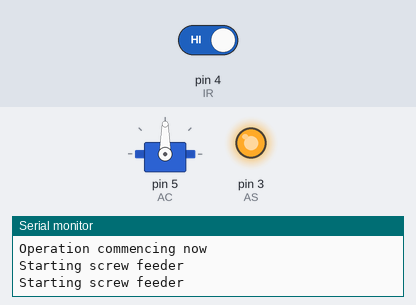
Recording of a sketch running on a simulated Arduino Uno, built with avr-gcc and run on an emulated ATmega328P. Shown: servo, output pins drawn as LEDs (lit = HIGH), the last lines printed to the serial monitor. The inputs (shaded band) are chosen by the test bench; at power-on: pin 4 (IR) HIGH. At 8.8 s the program stops and its outputs stay as they are.

Above: at 4.2 s.
4.3 s: pin 4 (IR) driven LOW
At 5.7 s:
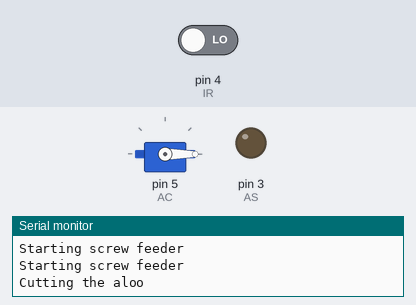
At 6.8 s:
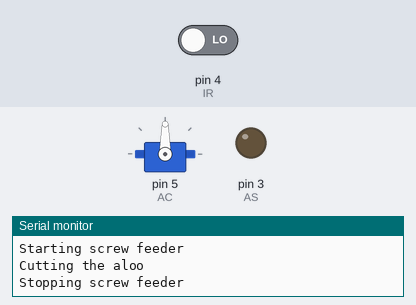
Timing chart, 0 to 8.3 s (numbered marks = the images above; inputs shaded):
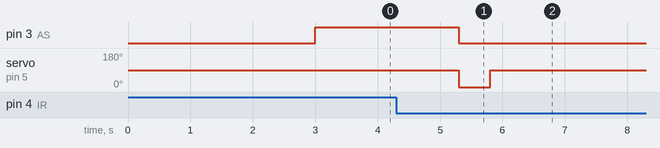

Measured:
- after the input at 4.3 s, pin 3 (AS): HIGH → LOW after 1.0 s; servo on pin 5 (AC): 90° → 0° after 1.0 s, → 90° 0.50 s later

The sketch:

aloo.ino
```cpp
//--------------------Sequence of Operations----------------------
// kneading mechanism
// Aloo ''
// Encrusting and FB ''
// Hot box ''


//aloo Screw feeder      = M - Uni = AS = 4

//aloo cutter            = S       = AC = 7

//IR                                    = 15

#include <Servo.h>

Servo AC;

const int AS = 3;
const int IR = 4;

void setup() {
  // put your setup code here, to run once:
  Serial.begin(9600);
  pinMode(IR,INPUT);
  pinMode(AS,OUTPUT);
  AC.attach(5);
  AC.write(90);
  Serial.println("Done Initializing... Starting in 3....");
  delay(1000);
  Serial.println("2....");
  delay(1000);
  Serial.println("1....");
  delay(1000);
  Serial.println("Operation commencing now");
}

void loop() {
  // put your main code here, to run repeatedly:
     Serial.println("Starting screw feeder");
     // if sensor triggered call servo AC 0-90*
     if (digitalRead(IR) == LOW){
        Serial.println("Cutting the aloo");
        // stop screw feeder
        delay(500);
        analogWrite(AS,0);
        AC.write(0); // cut
        delay(500);
        AC.write(90); // home pos
        Serial.println("Stopping screw feeder");
        while (true){
          delay(1000);
        }
     }
     else{
     analogWrite(AS,255);
     delay(500);
     }
     delay(100);
}
```
